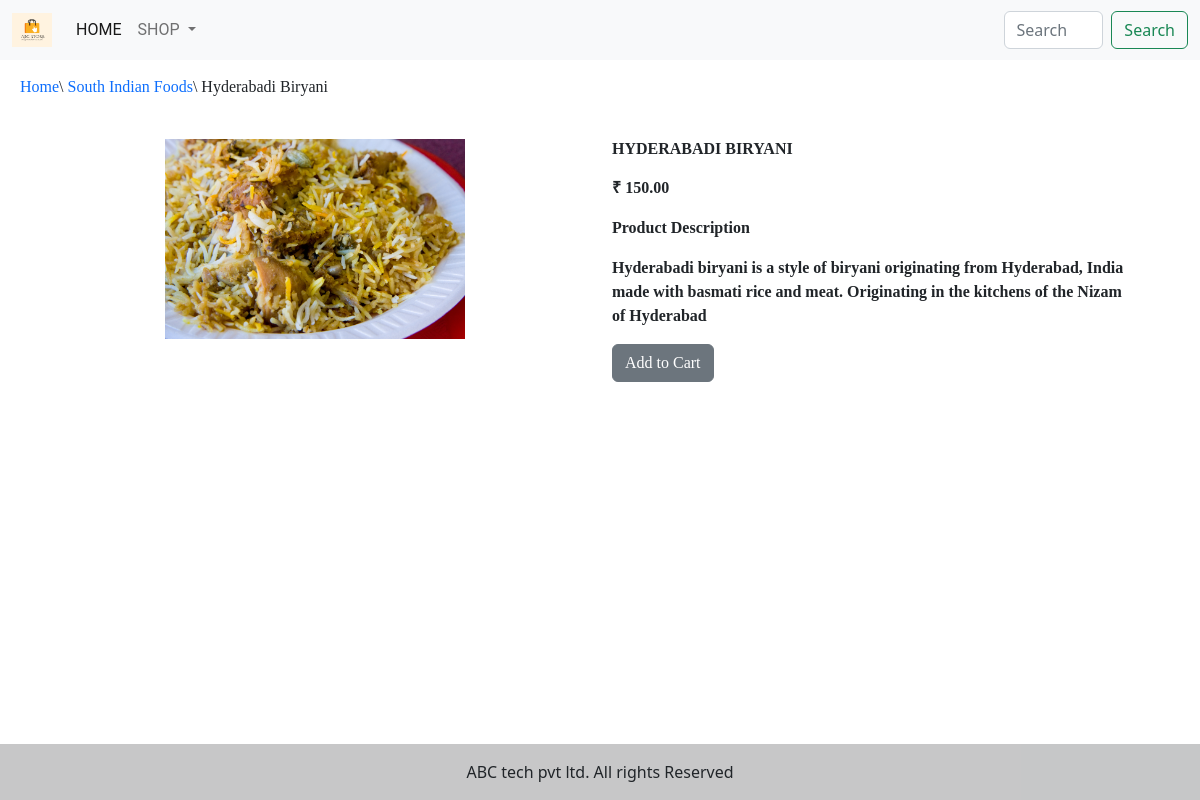
The page /south-indian-foods/hyderabadi-biryani on the database its author committed.
### app_1/models.py (models this page shows, shortened)
class Product(models.Model):
    name = models.CharField(max_length=30, unique=True)
    slug = models.SlugField(max_length=30, unique=True)
    description = models.TextField(blank=True)
    price = models.DecimalField(max_digits=10, decimal_places=2)
    category = models.ForeignKey(Category, on_delete= models.CASCADE)
    image = models.ImageField(upload_to='products')
    stock = models.IntegerField()
    available = models.BooleanField(default=True)
    created = models.DateTimeField(auto_now_add=True)
    updated = models.DateTimeField(auto_now=True)
    class Meta:
        ordering = ('name', )
        verbose_name = 'product'
        verbose_name_plural = 'products'
    def __str__(self):
        return '{}' . format(self.name)

class Category(models.Model):
    name = models.CharField(max_length=30)
    slug = models.SlugField(max_length=30)
    description = models.TextField(blank=True)
    image = models.ImageField(upload_to='category')
    class Meta:
        ordering = ('name', )
        verbose_name = 'Category'
        verbose_name_plural = 'Categories'
    def get_url(self):
        return reverse('app_1:products_by_category', args=[self.slug])
    def __str__(self):
        return '{}' . format(self.name)

### app_1/views.py (the view)
# urls.py: path('<slug:c_slug>/<slug:product_slug>', views.proDetail, name="prodCatdetails"),
def proDetail(request, c_slug, product_slug):
    try:
        product = Product.objects.get(category__slug=c_slug, slug = product_slug)
        print(product)
    except Exception as e:
        raise e
    context = {'product':product}
    return render(request, 'products.html', context)

### app_1/context_processors.py (called while the page is built)
def menu_links(request):
    links = Category.objects.all()
    return dict(links=links)

### cart/context_processors.py (called while the page is built)
def counter(request):
    item_count=0
    if 'admin' in request.path:
        return {}
    else:
        try:
            cart=Cart.objects.filter(cart_id=cart_id(request))
            car_items=CartItem.objects.all().filter(cart=cart[:1])
            for cart_item in car_items:
                 item_count +=cart_item.quantity
        except Cart.DoesNotExist:
            item_count = 0
    return dict(item_count=item_count)

### cart/views.py (called while the page is built)
def cart_id(request):
    cart=request.session.session_key
    if not cart:
        cart=request.session.create()
    return cart

### templates/products.html (shortened to what this page needs)
{% extends 'base.html' %}
{% load static %}
{% block content%}
<div class="row my_prod_row_class" style="padding:15px 20px 0px 20px;">
    <div class="mx-auto" style="font-family: Georgia;">
        <p><a href="{% url 'app_1:allprocat'%}" style="text-decoration:none;">Home</a>\ <a href="{{product.category.get_url}}" style="text-decoration:none;">{{product.category}}</a>\ {{product.name}}</p>
    </div>
</div>
      <div class="container">
        <br>
        <div class="row">
            <div class="col-12 col-sm-12 col-md-12 col-lg-6 text-center">
                <div style="min-width:18rem;">
                    <img src="{{product.image.url}}" alt="{{product.name}}" style="width:300px;" class="animate__animated animate__fadeIn animate__delay-0s">
                </div>
            </div>
            <div class="col-12 col-sm-12 col-md-12 col-lg-6">
              <div class="animate__animated animate__fadeIn animate__delay-1s">
                <h3 class="my_prod_title" style="font-size:16px;font-family: Georgia;font-weight:bold;text-transform:uppercase;letter-spacing: .2em,padding-top:15px;padding-bottom:10px;">{{product.name}}</h3>
                <p style="font-family: Georgia; font-weight:bold;">₹ {{product.price}}</p>
                <p class="my_title" style="font-family: Georgia;font-weight:bold;">Product Description</p>
                <p style="padding-right:20px;font-family: Georgia;font-weight:bold;">{{product.description}}</p>
                {% if product.stock <= 0%}
                    <p>Product Out Of Stock</p>
                {% else %}
                    <a href="{% url 'cart:add_cart' product.id %}" class="btn btn-secondary " style="font-family: Georgia;">Add to Cart</a>
                {% endif %}
              </div>
            </div>
        </div>
      </div>
{% endblock %}

### static/css/custom.css (style rules this page uses)
.my_prod_row_class { padding-top: 15px; padding-bottom: 20px; }
.my_prod_title { font-size:16px; text-transform:uppercase; letter-spacing: .2em padding-top:15px; padding-bottom:10px; }

### rows shown on the page
Product: category "South Indian Foods", name "Hyderabadi Biryani", image (picture), name "HYDERABADI BIRYANI", price "150.00", description "Hyderabadi biryani is a style of biryani originating from Hyderabad, India made with basmati rice and meat. Originating in the kitchens of the Nizam of Hyderabad"
